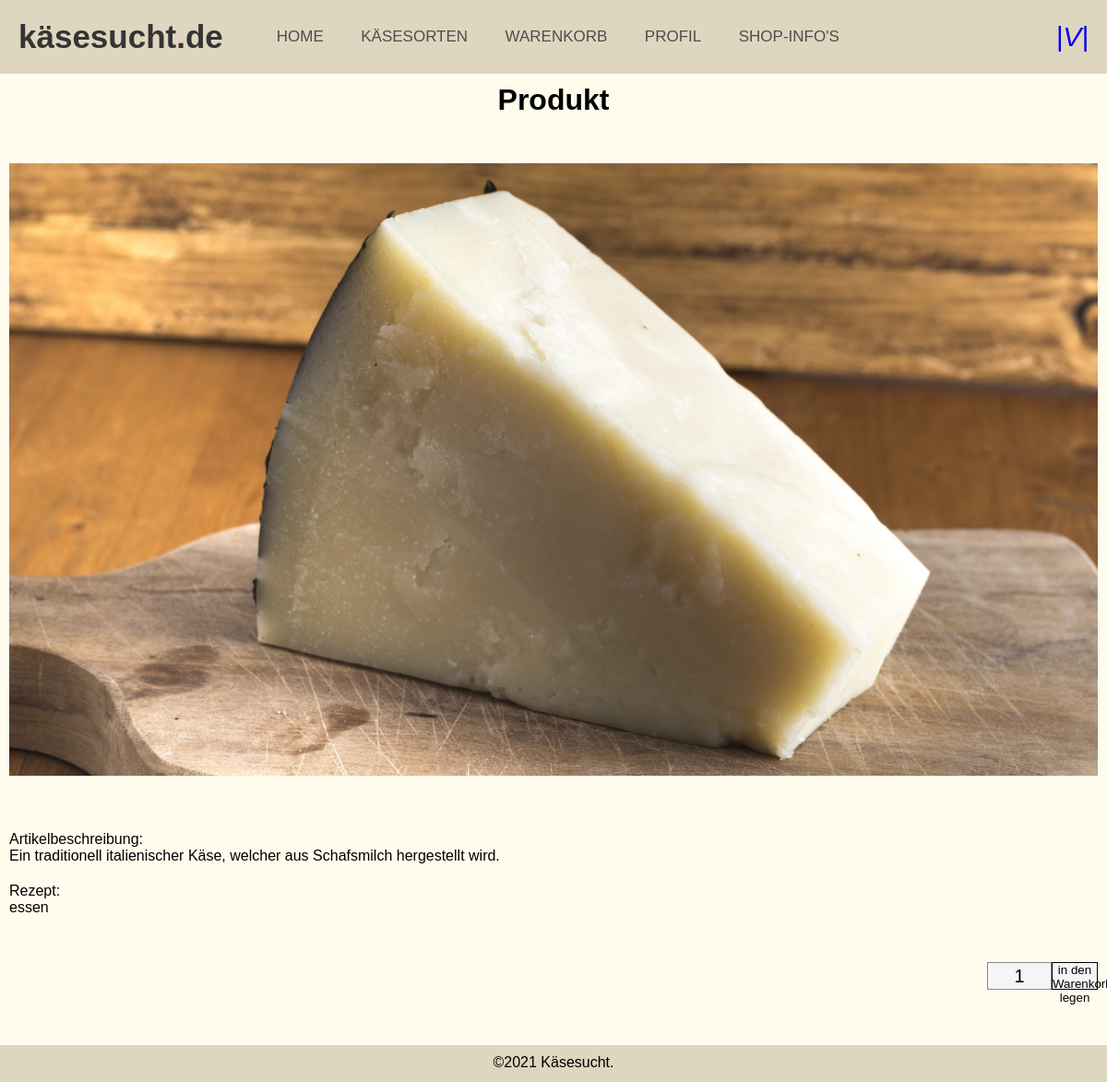
The app's page /index.php?c=shopping&a=product&id=3 with its own data.
### tables this page shows
CREATE TABLE IF NOT EXISTS `cheese` (
  `id` INT NOT NULL AUTO_INCREMENT,
  `createdAt` TIMESTAMP NOT NULL DEFAULT CURRENT_TIMESTAMP,
  `updatetAt` TIMESTAMP NULL DEFAULT NULL ON UPDATE CURRENT_TIMESTAMP,
  `cheeseName` VARCHAR(45) NOT NULL,
  `sort_id` INT NOT NULL,
  `price_id` INT NOT NULL,
  `qtyInStock` INT NOT NULL,
  `descrip` TINYTEXT NOT NULL,
  `recipe` TEXT NULL,
  `taste` VARCHAR(1) NOT NULL CHECK (taste = 'M' OR taste ='W'),
  `lactose` TINYINT(1) NOT NULL,
  `milkType` VARCHAR(1) NULL CHECK (milkType = 'B' OR milkType = 'K' OR milkType ='S' OR milkType = 'Z'),
  `rawMilk` TINYINT(1) NOT NULL,
  `pictureName` VARCHAR(50) NULL,
  CONSTRAINT UC_cheese UNIQUE (id),
  PRIMARY KEY (`id`, `sort_id`, `price_id`),
  CONSTRAINT `fk_cheese_sort`
    FOREIGN KEY (`sort_id`)
    REFERENCES `sort` (`id`)
    ON DELETE NO ACTION
    ON UPDATE NO ACTION,
  CONSTRAINT `fk_cheese_price1`
    FOREIGN KEY (`price_id`)
    REFERENCES `price` (`id`)
    ON DELETE NO ACTION
    ON UPDATE NO ACTION);

### core/model.class.php (called while the page is built, shortened)
<?php
abstract class Model
{
    protected $schema = [
    ];
    private $data = [
    ];
    public function __get($key)
    {
        if(array_key_exists($key,$this->data))
        {
            return $this->data[$key];
        }
        throw new \Exception('You can not access to property "'.$key.'" for the class "'.get_called_class().'"');
    }
    public function __set($key,$value)
    {
        if(array_key_exists($key,$this->schema))
        {
            $this->data[$key] = $value;
            return;
        }
        throw new \Exception('You can not write to property "'.$key.'" for the class "'.get_called_class().'"');
    }
    public static function tablename()
    {
        $class = get_called_class();
        if(defined($class.'::TABLENAME'))
        {
            return $class::TABLENAME;
        }
        return null;
    }
}

### models/cheeseFull.php (called while the page is built, shortened)
<?php
class ModelCheeseFull extends \kae\core\Model
{
  public static function find($where = '')
    {
        $db = $GLOBALS['db'];
        $result = null;
        try
        {
            $sql = 'SELECT cheese.id, cheese.createdAt, cheese.updatetAt, cheeseName, sort_id, price_id, qtyInStock, descrip, recipe, taste, lactose, milkType, rawMilk, pictureName, sortName, pricePerUnit FROM '.self::tablename().' JOIN sort ON cheese.sort_id = sort.id JOIN price ON cheese.price_id = price.id';
            if(!empty($where))
            {
                $sql .= ' WHERE cheese.'.$where.';';
            }
            $result = $db->query($sql)->fetchAll();
        }
        catch(\PDOException $e)
        {
            die('Select statement failed: '. $e->getMessage());
        }
        return $result;
    }
    public static function findOne($whereStr = '1')
    {
        $results = self::find($whereStr);
        if(count($results) > 0)
        {
            return $results[0];
        }
        return null;
    }
}

### views/shopping/product.php (the view, shortened to what this page needs)
<div class="head--container">
	<h1>Produkt</h1>
</div>
<div class="panel">
	<div class="">
		<img class="product_image" src=<?echo(ASSETPATH.'images'.DIRECTORY_SEPARATOR.$this->fullProduct->__get('pictureName')); ?>>
	</div>
</div>
<div class="panel">
	<div class="text-box">
		<p>
			Artikelbeschreibung:<br>
			<?echo($this->fullProduct->__get('descrip'));?>
		</p>
	</div>
	<div class="text-box">
		<p>
			Rezept:<br>
			<?echo($this->fullProduct->__get('recipe'));?>
		</p>
	</div>
</div>
<div class="panel">
</div>
<div class="panel">
</div>

### assets/stylesheets/styles.css (style rules this page uses)
body { background-color: rgb(255, 252, 237); height: 100%; display: table; width: 100%; }
html, body { overflow: auto; }
.product_image { width: 100%; height : auto; margin : 30px auto; display: block; justify-content: center; align-content: center; }
.footer { width: 100%; height: 40px; background-color: rgb(223, 214, 191); margin: 20px 0px 0px 0px; overflow: hidden; position: relative; padding-top: 10px; bottom: 0; text-align: center; }
.head--container { padding: 10px 10px; }
.head--container h1 { text-align: center; }
.panel { width:100%; padding: 10px 10px; margin-bottom: 10px; }
.text-box p { margin-bottom: 20px; }

### assets/stylesheets/navBar.css (style rules this page uses)
* { padding: 0; margin: 0; text-decoration: none; list-style: none; box-sizing: border-box; }
body { font-family: Arial, Helvetica, sans-serif; }
nav { background: rgb(223, 214, 191); height: 80px; width: 100%; }
label.logo a { color: rgb(53, 52, 52); font-size: 35px; line-height: 80px; float: left; padding: 0 20px; font-weight: bold; }
nav ul { float: left; margin-left: 20px; }
nav ul li { display: inline-block; line-height: 80px; margin: 0 5px; }
nav ul li a { color: rgb(77, 77, 77); font-size: 17px; text-transform: uppercase; padding: 30px 13px; border-radius: 5px; }
.menu, .login { font-size: 30px; color: grey; float: left; line-height: 80px; cursor: pointer; }
.login { float: right; margin-right: 20px; }

### records on screen
cheese: pictureName (picture), descrip "Ein traditionell italienischer Käse, welcher aus Schafsmilch hergestellt wird.", recipe "essen"

### other values on screen
form field chQuantity "1"
